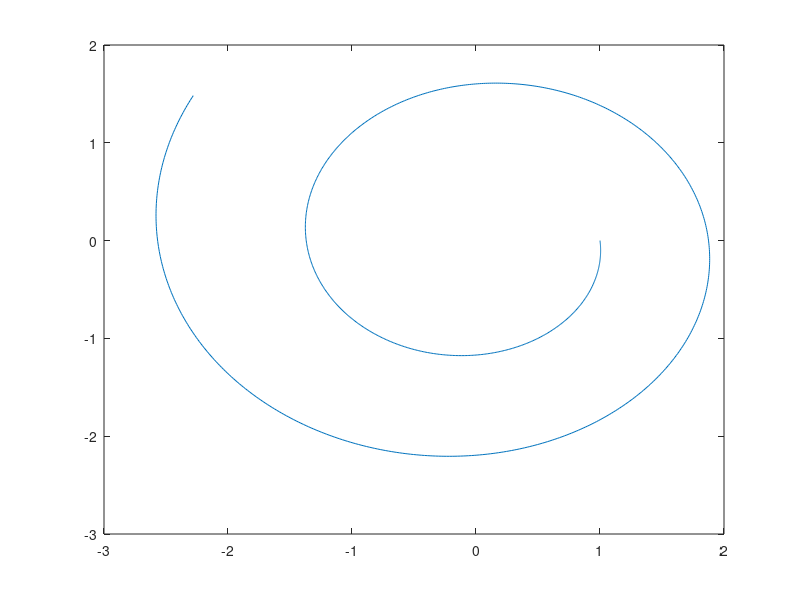

Write MATLAB code to recreate this figure.
function traj;
clear all; close all;
t=0:0.01:10;
sed = @(t,v) SED(v);
V0=[1;0];
[t,v] = ode45(sed,t,V0);
plot(v(:,1),v(:,2));


function der=SED(v);
x=v(1);y=v(2);
xp=0.1*v(1)+v(2);
yp=-v(1) + 0.1*v(2);
der=[xp;yp]

